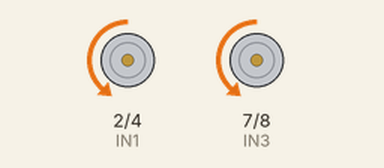
Recording of a sketch running on a simulated Arduino Uno, built with avr-gcc and run on an emulated ATmega328P. On the bench: motor-driver pin pairs drawn as motors (green arrow = first pin HIGH = forward, orange = second pin HIGH = backward, longer = more drive, scaled by the enable pin).

Above: at 6.5 s.
At 11.5 s:
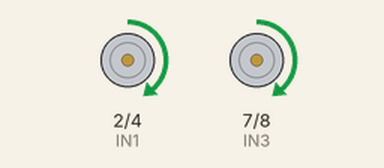
At 14.0 s:
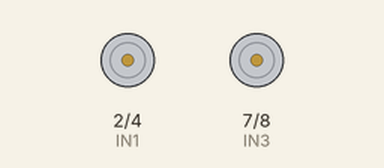
Timing chart, 0 to 18.0 s (numbered marks = the images above):
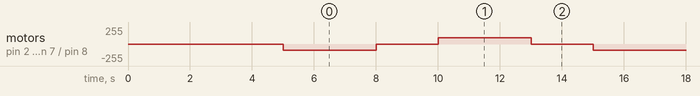

The sketch:

ej07.ino
```cpp
/*
  Ejemplo del modulo controlador de motor L298N, para controlar el giro de un motor
  de corriente continua con caja reductora y rueda utilizando el ATMEGA328P

  Curso Esc. Sec. Tec. 54
*/

const byte IN1 = 2;			    // IN1 a pin digital 2
const byte IN2 = 4;			    // IN2 a pin digital 3
const byte ENA = 3;			    // ENA a pin digital 5
const byte IN3 = 7;			    // IN3 a pin digital 7
const byte IN4 = 8;			    // IN4 a pin digital 8
const byte ENB = 6;			    // ENA a pin digital 9

const byte vel = 95;

void setup(){
  pinMode(IN1, OUTPUT);		  // IN1 como salida
  pinMode(IN2, OUTPUT);		  // IN2 como salida
  pinMode(ENA, OUTPUT);		  // ENA como salida
  pinMode(IN3, OUTPUT);		  // IN3 como salida
  pinMode(IN4, OUTPUT);		  // IN4 como salida
  pinMode(ENB, OUTPUT);		  // ENB como salida
  delay(5000);
}

void loop(){
  // Giro de motores en un sentido
  analogWrite(ENA, vel);	// ENA en alto habilita motor A
  digitalWrite(IN1, LOW);	// IN1 en cero logico
  digitalWrite(IN2, HIGH);	// IN2 en uno logico

  analogWrite(ENB, vel);	// ENB en alto habilita motor B
  digitalWrite(IN3, LOW);	// IN3 en cero logico
  digitalWrite(IN4, HIGH);	// IN4 en uno logico
  delay(3000);			// demora de 3 seg.

  // Detener motores
  digitalWrite(ENA, LOW);	// ENA en bajo deshabilita motor A
  digitalWrite(ENB, LOW);	// ENB en bajo deshabilita motor B
  delay(2000);			// demora de 2 seg.

  // Giro de motores en sentido contrario
  analogWrite(ENA, vel);	// ENA en alto habilita motor A
  digitalWrite(IN1, HIGH);	// IN1 en uno logico
  digitalWrite(IN2, LOW);	// IN2 en cero logico

  analogWrite(ENB, vel);	// ENB en alto habilita motor B
  digitalWrite(IN3, HIGH);	// IN3 en uno logico
  digitalWrite(IN4, LOW);	// IN4 en cero logico
  delay(3000);			// demora de 3 seg.

  // Detener motores
  digitalWrite(ENA, LOW);	// ENA en bajo deshabilita motor A
  digitalWrite(ENB, LOW);	// ENB en bajo deshabilita motor B
  delay(2000);			// demora de 2 seg.

}
```

Measured:
- by itself, motor on pin 2 (IN1) / pin 4 (IN2), motor on pin 7 (IN3) / pin 8 (IN4): repeats every 10.0 s: stopped 2.0 s, forward 95/255 3.0 s, stopped 2.0 s, backward 95/255 3.0 s
